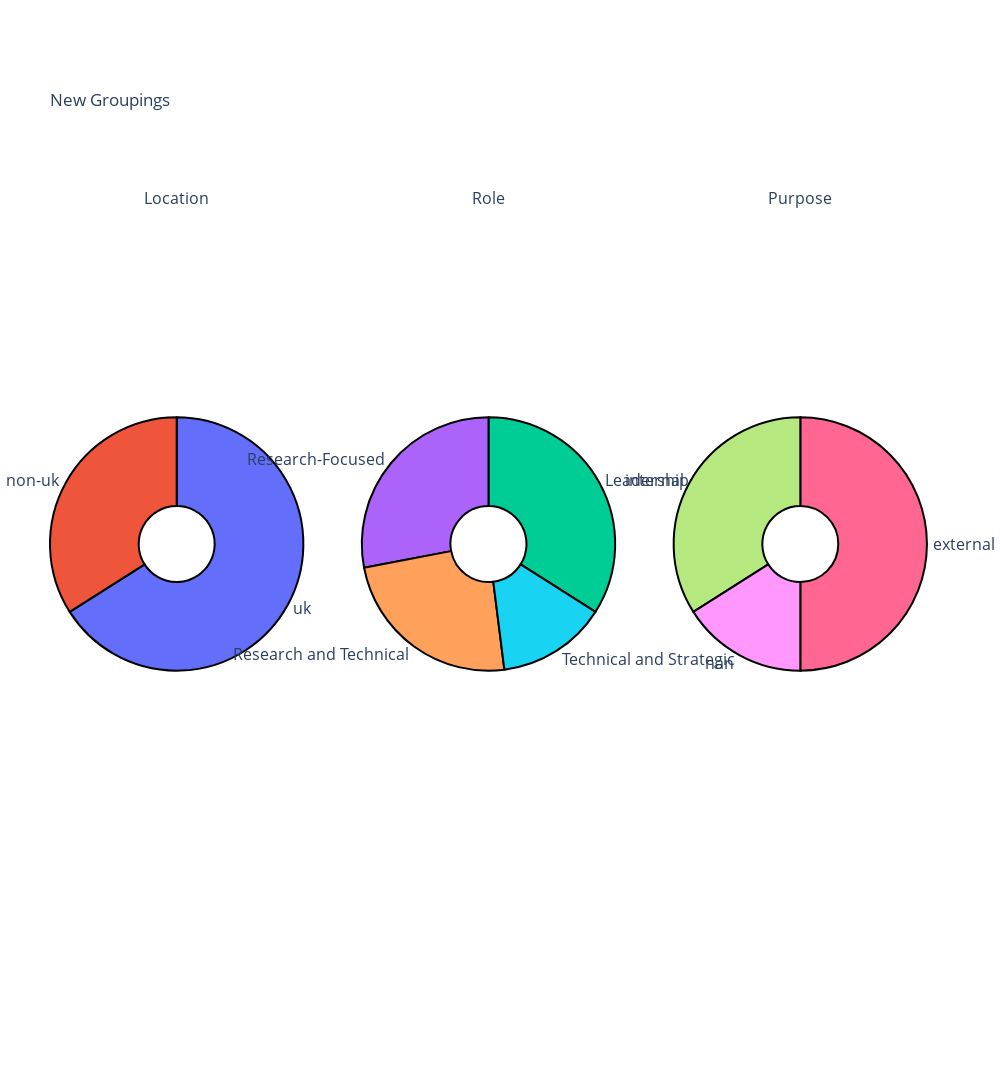

The notebook cell saved with this chart:
### Code cell
# Generate the individual figures
pie_location = plot_pie_chart(df, 'uk/nonuk')
pie_role = plot_pie_chart(df, 'role_focus')
pie_focus = plot_pie_chart(df, 'purpose_focus')

# Create a subplot figure with 1 row and 2 columns
# Create a grid of 4 rows and 2 columns for the plots with domain type subplots for pie charts
fig = make_subplots(rows=1, cols=3, specs=[[{'type': 'domain'}, {'type': 'domain'}, {'type': 'domain'}]],
                   subplot_titles=("Location", "Role", "Purpose"))

# Add traces from the individual figures to the subplot
fig.add_trace(pie_location['data'][0], row=1, col=1)
fig.add_trace(pie_role['data'][0], row=1, col=2)
fig.add_trace(pie_focus['data'][0], row=1, col=3)

# Update layout
fig.update_layout(title_text="New Groupings", height=1200, width=1000, margin=dict(t=100, l=50, r=50, b=100))
# Show the combined figure
fig.show()

### Figure 1 — Plotly figure (JSON) as saved in the notebook; plotly's stock layout.template omitted (floating-point values rounded to 4 significant figures)
{"data": [{"domain": {"x": [0, 0.2889], "y": [0, 1]}, "hole": 0.3, "hovertemplate": "uk/nonuk=%{label}<br>count=%{value}<extra></extra>", "labels": ["uk", "non-uk"], "legendgroup": "", "marker": {"line": {"color": "#000000", "width": 2}}, "name": "", "pull": [0, 0], "showlegend": false, "textfont": {"size": 16}, "textinfo": "label", "textposition": "outside", "type": "pie", "values": [33, 17]}, {"domain": {"x": [0.3556, 0.6444], "y": [0, 1]}, "hole": 0.3, "hovertemplate": "role_focus=%{label}<br>count=%{value}<extra></extra>", "labels": ["Leadership and Strategic", "Research-Focused", "Research and Technical", "Technical and Strategic"], "legendgroup": "", "marker": {"line": {"color": "#000000", "width": 2}}, "name": "", "pull": [0, 0, 0, 0], "showlegend": false, "textfont": {"size": 16}, "textinfo": "label", "textposition": "outside", "type": "pie", "values": [17, 14, 12, 7]}, {"domain": {"x": [0.7111, 1], "y": [0, 1]}, "hole": 0.3, "hovertemplate": "purpose_focus=%{label}<br>count=%{value}<extra></extra>", "labels": ["external", "internal", "nan"], "legendgroup": "", "marker": {"line": {"color": "#000000", "width": 2}}, "name": "", "pull": [0, 0, 0], "showlegend": false, "textfont": {"size": 16}, "textinfo": "label", "textposition": "outside", "type": "pie", "values": [25, 17, 8]}], "layout": {"annotations": [{"font": {"size": 16}, "showarrow": false, "text": "Location", "x": 0.1444, "xanchor": "center", "xref": "paper", "y": 1, "yanchor": "bottom", "yref": "paper"}, {"font": {"size": 16}, "showarrow": false, "text": "Role", "x": 0.5, "xanchor": "center", "xref": "paper", "y": 1, "yanchor": "bottom", "yref": "paper"}, {"font": {"size": 16}, "showarrow": false, "text": "Purpose", "x": 0.8556, "xanchor": "center", "xref": "paper", "y": 1, "yanchor": "bottom", "yref": "paper"}], "height": 1200, "margin": {"b": 100, "l": 50, "r": 50, "t": 100}, "title": {"text": "New Groupings"}, "width": 1000}}
